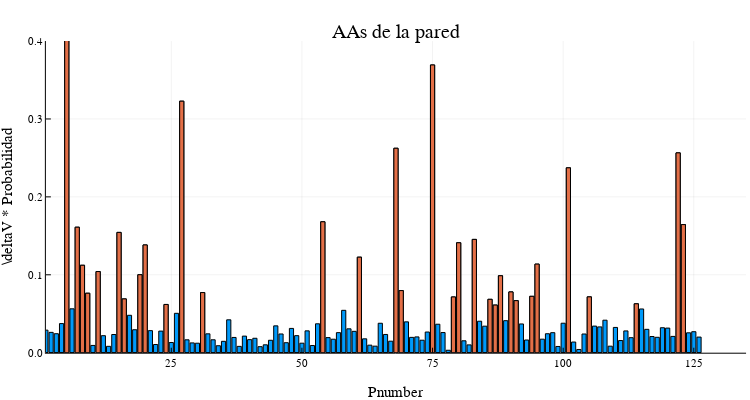

The notebook cell saved with this chart:
### Markdown cell above
## AAs de la pared

### Code cell
tmp = abs.(xyz_vgv_2w9y)
tmp_ = copy(tmp)
tmp_[tmp_ .< .06] .= 0.;

bar(tmp,
    xlims = (1, 135), ylims = (0, .4),
    yaxis = "\\deltaV * Probabilidad", xaxis = "Pnumber", title = "AAs de la pared",
    legend = false, size = (750, 400))
bar!(tmp_)
